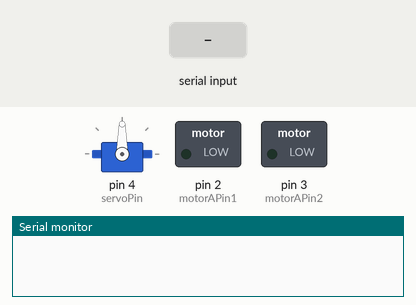
Recording of a sketch running on a simulated Arduino Uno, built with avr-gcc and run on an emulated ATmega328P. Shown: servo, switched loads named in the sketch (green lamp = pin HIGH), the last lines printed to the serial monitor. The test bench sets the inputs (shaded band).

Above: at 1.2 s.
1.3 s: "L" received over Serial
At 2.1 s:
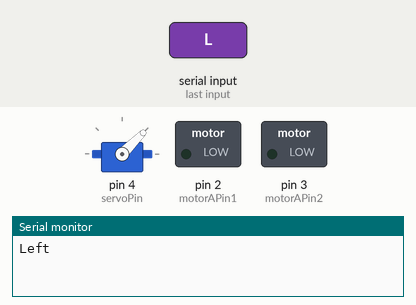
2.8 s: "R" received over Serial
At 3.2 s:
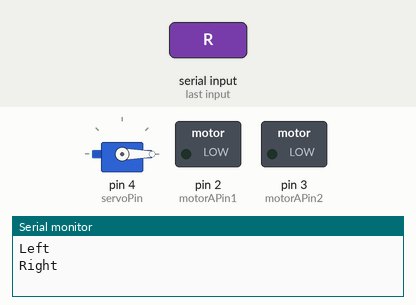
Timing chart, 0 to 5.8 s (numbered marks = the images above; inputs shaded):
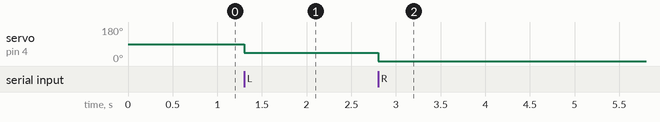

The sketch:

hovercraftCode.ino
```cpp
// Arduino COM port stopped showing up so we couldn't conduct further testing of the code
#include <SoftwareSerial.h>
#include <Servo.h>

 // define the pins for the DC motor, H-bridge, and servo
const int motorAPin1 = 2; // IN1
const int motorAPin2 = 3; // IN2


// const int motorAEnablePin = 6;
// const int motorBPin1 = 7;
// const int motorBPin2 = 8;
// const int motorBEnablePin = 9;
// const int directionPin = 10; // pin to control the H-bridge direction
const int servoPin = 4;

// prevents servo from turning too far
int servoRange = 0;

// create a new software serial port for the HC-05
SoftwareSerial BTSerial(2, 3);

// create a servo object for the servo motor
Servo servoMotor;


void setup() {
  // set the pins as output
  pinMode(motorAPin1, OUTPUT);
  pinMode(motorAPin2, OUTPUT);

  digitalWrite(motorAPin1, LOW);
  digitalWrite(motorAPin2, LOW);

//  pinMode(motorAEnablePin, OUTPUT);
//  pinMode(motorBPin1, OUTPUT);
//  pinMode(motorBPin2, OUTPUT);
//  pinMode(motorBEnablePin, OUTPUT);
//  pinMode(directionPin, OUTPUT);
  pinMode(servoPin, OUTPUT);

  // initialize the servo motor
  servoMotor.attach(servoPin);

  // set up the Bluetooth serial communication
 /*  BTSerial.begin(9600); */
  /* BTSerial.begin(38400); */
  Serial.begin(38400);
  /* Serial.begin(9600); */
}

/* void loop() {
  // read the Bluetooth data
  if (BTSerial.available()) {
    char c = BTSerial.read();
    // if the data is 'A', move the DC motor forward
    if (c == 'A') {
      digitalWrite(motorAPin1, HIGH);
      digitalWrite(motorAPin2, LOW);
      analogWrite(motorAEnablePin, 255);

    }

    // if the data is 'B', move the DC motor backward
    else if (c == 'B') {
      digitalWrite(motorAPin1, LOW);
      digitalWrite(motorAPin2, HIGH);
      analogWrite(motorAEnablePin, 255);
      Serial.println("tests");
    }
    // if the data is 'C', stop the DC motor
    else if (c == 'C') {
      digitalWrite(motorAPin1, LOW);
      digitalWrite(motorAPin2, LOW);
      analogWrite(motorAEnablePin, 0);
    }
    // if the data is 'D', change the direction of the H-bridge
    else if (c == 'D') {
      digitalWrite(directionPin, !digitalRead(directionPin));
    }
    // if the data is 'E', move the servo to the left (90 degrees)
    else if (c == 'E') {
      servoMotor.write(90);
    }
    // if the data is 'F', move the servo to the right (180 degrees)
    else if (c == 'F') {
      servoMotor.write(180);
    }
    // if the data is 'G', move the servo to the middle (0 degrees)
    else if (c == 'G') {
      servoMotor.write(0);
    }
  }
}  */

void loop()
{
  if(Serial.available() > 0)
  {
    char c = Serial.read();   // a 'int' or 'byte' or 'char'

    if( c == 'F') {
      // Forward
      Serial.println("Forward");
      Serial.println("");

    } else if (c == 'B') {
      // Backward
      Serial.println("Backward");
      Serial.println("");

    } else if (c == 'L') {
      // Left
      Serial.println("Left");
      Serial.println("");
      servoMotor.write(45);

    } else if (c == 'R') {
      // Right
      Serial.println("Right");
      Serial.println("");
      servoMotor.write(-45);

    } else if(c == 'S') {
      // Stop
      Serial.println("STOP");
      Serial.println("");

    } else if(c == 'G') {
      // Forward left
      Serial.println("Forward left");
      Serial.println("");

    } else if(c == 'I') {
      // Forward right
      Serial.println("Forward right");
      Serial.println("");

    } else if(c == 'H') {
      // Back left
      Serial.println("Back left");
      Serial.println("");

    } else if(c == 'J') {
      // Back right
      Serial.println("Back right");
      Serial.println("");
    }
  }
}
```

Measured:
- after the input at 1.3 s, servo on pin 4 (servoPin): 90° → 45° at once
- after the input at 2.8 s, servo on pin 4 (servoPin): 45° → 0° at once
